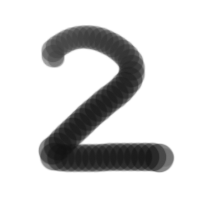
#> input picture Y2-Sem2/AI活用演習/2023-11-06/05_opencv_character/2.png, 200 x 200 px
$ python read_img.py
#> lines starting #> are read from the running program, lines starting #| are printed output that depends on the picture
import cv2
import matplotlib.pyplot as plt  # matplotlibライブラリからpyplotをインポート

# 画像ファイル名を指定し、cv2.imread()関数を使用して画像を読み込む
filename = "./2.png"
target_image = cv2.imread(filename)
#> target_image is the input picture: shape (200, 200, 3); min 18, max 255, mean 211

# 画像を白黒反転させるために15から画像の値を引いて16で割る
target_image = 15 - target_image // 16
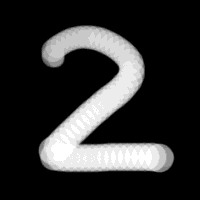
#> target_image: shape (200, 200, 3); min 0, max 14, mean 2.64; drawn with min black and max white

# 読み込んだ画像をグレースケールに変換する
target_image = cv2.cvtColor(target_image,cv2.COLOR_BGR2GRAY)
#> target_image: shape (200, 200)

# cv2.resize()関数を使って画像サイズを8x8にリサイズする
target_image = cv2.resize(target_image,(8,8))

# pyplot.imshow()関数を使用して画像を表示する
plt.imshow(target_image,cmap="gray")

# リサイズされた画像を出力する
print(target_image)
#| [[ 0  0  0  0  0  0  0  0]
#|  [ 0  0 11 11 12  0  0  0]
#|  [ 0  0  6  0  0 12  0  0]
#|  [ 0  0  0  0 13 10  0  0]
#|  [ 0  0  0 14  9  0  0  0]
#|  [ 0  0 14  1  0  0  0  0]
#|  [ 0  0 13 13 14 13 11  0]
#|  [ 0  0  0  0  0  0  0  0]]

# 画像を表示する
plt.show()
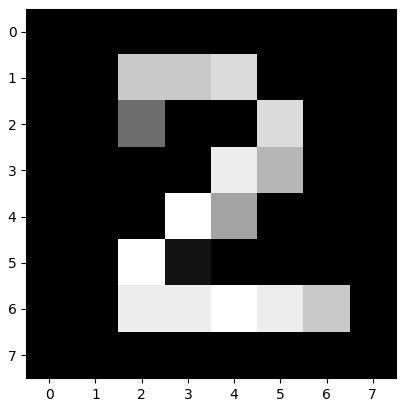
#> figure drawn by matplotlib, 1 panel

$ run again, with Y2-Sem2/AI活用演習/2023-11-06/05_opencv_character/Test1.png copied over Y2-Sem2/AI活用演習/2023-11-06/05_opencv_character/2.png
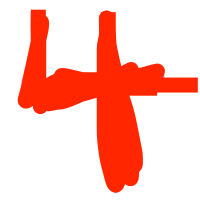
#> input picture Y2-Sem2/AI活用演習/2023-11-06/05_opencv_character/Test1.png, 200 x 200 px
#> target_image is the input picture: shape (200, 200, 3); mean B, G, R 184.7, 195.2, 255
#> `target_image = cv2.cvtColor(target_image,cv2.COLOR_BGR2GRAY)`:
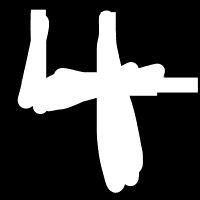
#> target_image: shape (200, 200); min 0, max 9, mean 2.48; drawn with min black and max white
#| [[0 9 0 0 8 0 0 0]
#|  [0 9 0 0 9 0 0 0]
#|  [0 9 0 0 9 0 0 0]
#|  [0 9 9 9 9 9 9 9]
#|  [0 9 0 0 9 0 0 0]
#|  [0 0 0 0 9 9 0 0]
#> (further printed lines are left out)
#> `plt.show()`:
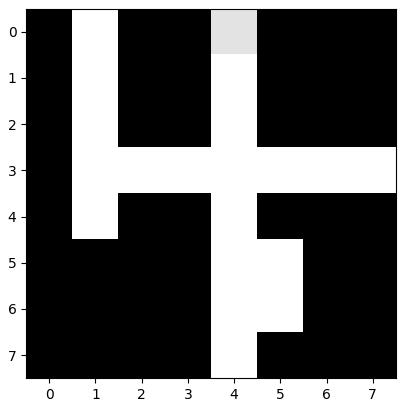
#> figure drawn by matplotlib, 1 panel

$ run again, with Y2-Sem2/AI活用演習/2023-11-06/05_opencv_character/hagaki1.png copied over Y2-Sem2/AI活用演習/2023-11-06/05_opencv_character/2.png
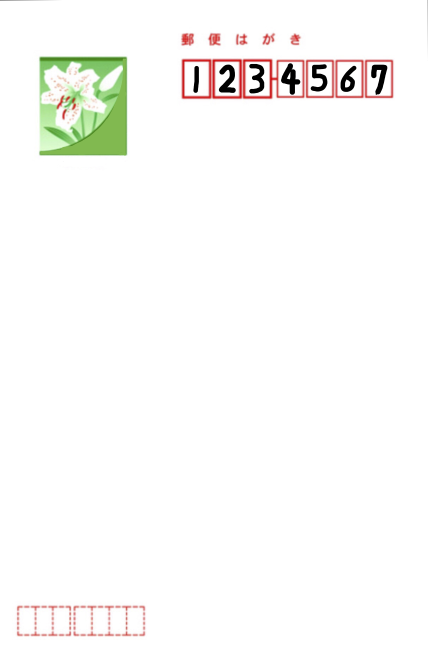
#> input picture Y2-Sem2/AI活用演習/2023-11-06/05_opencv_character/hagaki1.png, 856 x 1327 px (shown at 1/2 size)
#> target_image is the input picture: shape (1327, 856, 3); mean B, G, R 248.2, 250.1, 250.5
#> `target_image = cv2.cvtColor(target_image,cv2.COLOR_BGR2GRAY)`:
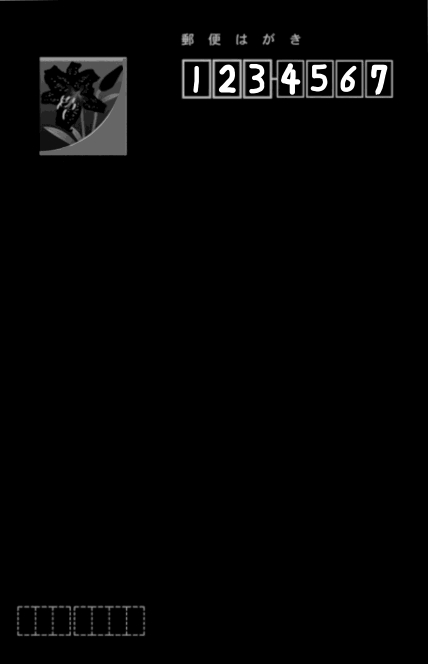
#> target_image: shape (1327, 856) (shown at 1/2 size); min 0, max 15, mean 0.281; drawn with min black and max white
#| [[0 0 0 8 6 4 0 0]
#|  [0 2 0 0 0 0 0 0]
#|  [0 0 0 0 0 0 0 0]
#|  [0 0 0 0 0 0 0 0]
#|  [0 0 0 0 0 0 0 0]
#|  [0 0 0 0 0 0 0 0]
#> (further printed lines are left out)
#> `plt.show()`:
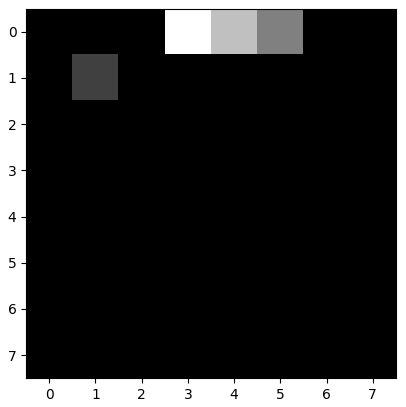
#> figure drawn by matplotlib, 1 panel
